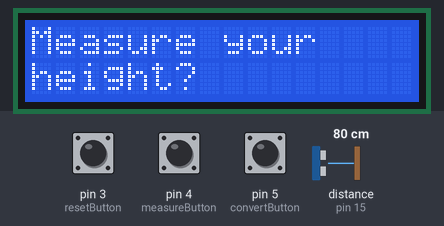
The sketch below on a simulated Arduino Uno, built with avr-gcc and run on an emulated ATmega328P. On the bench: 16×2 character LCD. The inputs (shaded band) are chosen by the test bench; at power-on: pin 5 (convertButton) HIGH, pin 4 (measureButton) HIGH, pin 3 (resetButton) HIGH, distance to the obstacle (sensor on pin 15) 80 cm. The echo pulse lasts 58.3 µs per cm; what the sketch prints to the serial monitor is not drawn.

Above: at 1.2 s.
1.3 s: pin 5 (convertButton) pulled LOW for 1 s
At 3.4 s:
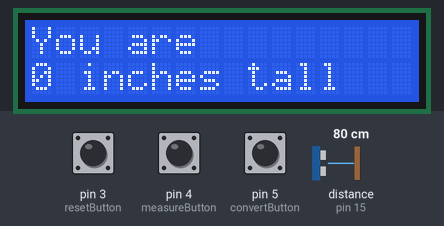
3.8 s: pin 4 (measureButton) pulled LOW for 0.15 s
At 4.9 s:
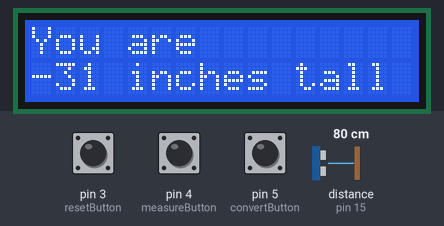
5.4 s: pin 5 (convertButton) pulled LOW for 0.15 s
At 6.1 s:
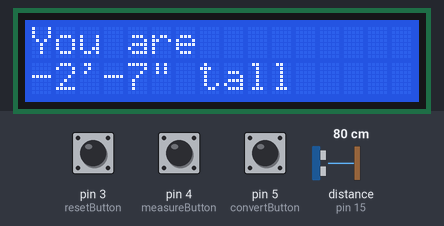
Timing chart, 0 to 8.4 s (numbered marks = the images above; inputs shaded):
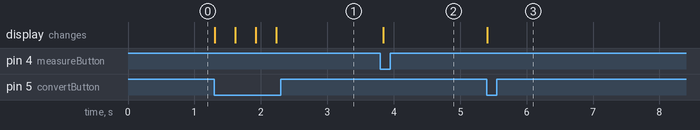

The sketch:

height_measurement.ino
```cpp
// Height Measurement Tool
// 2019.06.02
// Bret Wagner

#include "SR04.h"
#include <LiquidCrystal.h>
#define TRIG_PIN 14
#define ECHO_PIN 15
SR04 sr04 = SR04(ECHO_PIN, TRIG_PIN);
long distance;
long start;
long height;
long inches;
int feet;
int resetButton = 3;
int measureButton = 4;
int convertButton = 5;
int dataUnit = 0;

LiquidCrystal lcd(7, 8, 9, 10, 11, 12);

void setup() {
  // put your setup code here, to run once:
  Serial.begin(9600);
  pinMode(resetButton, INPUT_PULLUP);
  pinMode(measureButton, INPUT_PULLUP);
  pinMode(convertButton, INPUT_PULLUP);
  lcd.begin(16,2);
  lcd.print("Measure your");
  lcd.setCursor(0,1);
  lcd.print("height?");
}

void loop() {
  // put your main code here, to run repeatedly:
  if (digitalRead(resetButton) == LOW) {
    Serial.println("Tare button Pressed");
    tareMeasurement();
    delay(300);
  }

  if (digitalRead(measureButton) == LOW) {
    distance = sr04.Distance();
    height = start-distance;
    Serial.println("Measure button Pressed");
    displayData(height, dataUnit);
    delay(300);
  }

  if (digitalRead(convertButton) == LOW) {
    Serial.println("Convert button Pressed");
    dataUnit = switchUnit(dataUnit);
    displayData(height, dataUnit);
    delay(300);
  }
}

int switchUnit(int dataUnit) {
  if (dataUnit == 2) {
    dataUnit = 0;
  } else {
    dataUnit = dataUnit + 1;
  }
  Serial.print("data type ");
  Serial.println(dataUnit);
  return dataUnit;
}

void displayData(long height, int dataUnit) {
  clearLcd();
  lcd.print("You are");
  if (dataUnit == 0) {
    lcd.setCursor(0,1);
    lcd.print(height);
    lcd.print("cm tall");
    Serial.print(height);
    Serial.println("cm");
  } else if (dataUnit == 1) {
    inches = getInches(height);
    lcd.setCursor(0,1);
    lcd.print(inches);
    lcd.print(" inches tall");
    Serial.print(height);
    Serial.println("cm");
  } else if (dataUnit == 2) {
    feet = getFeet(height);
    inches = getInches(height);
    inches = inches % 12;
    lcd.setCursor(0,1);
    lcd.print(feet);
    lcd.print("'");
    lcd.print(inches);
    lcd.print("\" tall");
    Serial.print(height);
    Serial.println("cm");
  } else {
    lcd.setCursor(0,0);
    lcd.print("\0");
    lcd.setCursor(0,1);
    lcd.print("\0");
    Serial.println("Error");
  }
}

void clearLcd() {
  lcd.setCursor(0,0);
  lcd.print("                   ");
  lcd.setCursor(0,1);
  lcd.print("                   ");
  lcd.setCursor(0,0);
}

int getFeet(long height) {
  inches = height/2.54;
  feet = inches / 12;
  return feet;
}

int getInches(long height) {
  inches = height/2.54;
  return inches;
}


long tareMeasurement() {
  start = sr04.Distance();
  Serial.print(start);
  Serial.println("cm");
  return start;
}
```

SR04.cpp
```cpp
#include "SR04.h"

SR04::SR04(int echoPin, int triggerPin) {
    _echoPin = echoPin;
    _triggerPin = triggerPin;
    pinMode(_echoPin, INPUT);
    pinMode(_triggerPin, OUTPUT);
    _autoMode = false;
    _distance = 999;
}


long SR04::Distance() {
    long d = 0;
    _duration = 0;
    digitalWrite(_triggerPin, LOW);
    delayMicroseconds(2);
    digitalWrite(_triggerPin, HIGH);
    delayMicroseconds(10);
    digitalWrite(_triggerPin, LOW);
    delayMicroseconds(2);
    _duration = pulseIn(_echoPin, HIGH, PULSE_TIMEOUT);
    d = MicrosecondsToCentimeter(_duration);
    delay(25);
    return d;
}

long SR04::DistanceAvg(int wait, int count) {
    long min, max, avg, d;
    min = 999;
    max = 0;
    avg = d = 0;

    if (wait < 25) {
        wait = 25;
    }

    if (count < 1) {
        count = 1;
    }

    for (int x = 0; x < count + 2; x++) {
        d = Distance();

        if (d < min) {
            min = d;
        }

        if (d > max) {
            max = d;
        }

        avg += d;
    }

    // substract highest and lowest value
    avg -= (max + min);
    // calculate average
    avg /= count;
    return avg;
}

void SR04::Ping() {
    _distance = Distance();
}

long SR04::getDistance() {
    return _distance;
}

long SR04::MicrosecondsToCentimeter(long duration) {
    long d = (duration * 100) / 5882;
    //d = (d == 0)?999:d;
    return d;
}
```

SR04.h
```cpp
#ifndef SR04_H
#define SR04_H

#if defined(ARDUINO) && ARDUINO >= 100
	#include "Arduino.h"
#else
	#include "WProgram.h"
#endif
//#include "pins_arduino.h"

#include <inttypes.h>

#define PULSE_TIMEOUT 150000L	// 100ms
#define DEFAULT_DELAY 10
#define DEFAULT_PINGS 5
class SR04 {
public:

	/**
	* Constructor
	* Ultrasonic sensor SR04, four connections pins
	* VCC, ECHO, TRIGGER, GND
	* <br>
	* \param echoPin digital INPUT-Pin for measuring distance
	* \param triggerPin if 10us high a trigger signal is generated from
	*					SR04
	*
	* \return void
	*/
	SR04(int echoPin, int triggerPin);

	/**
	* Do a measurment for this sensor. Return distance as long
	* in centimenter
	* \return long distance in centimeter
	*/
	long Distance();

	/**
	* Do count measurents and calculate the average.
	* To avoid defilement from ow/high peaks, min/max values
	* are substracted from the average
	*
	* \param wait delay between measurements, default = DEFAULT_DELAY/ms
	* \param count number of measurements, default DEFAULT_PINGS
	* \return long distance in centimeter
	**/
	long DistanceAvg(int wait=DEFAULT_DELAY, int count=DEFAULT_PINGS);

	/**
	* Do only a ping. Get result with methode getDistance()
	*
	* \param keine
	*/
	void Ping() ;

	/**
	* return latest distance. Methode Ping() should be called before
	* \param keine
	* \return Distanz in Zentimeter
	*/
	long getDistance();


private:
	/**
	* Do the measurement calculation and return result in centimeter
	* SR04 measure echo time to obstacle and return way.
	* <br>
	* Sound travels with 340m/sec
	* <br>
	* Example: Obstace 100cm away from SR04. Measure time is 100cm to
	* obstacle and 100cm return = 200cm
	* <br>
	* 1sec = 1000ms = 1.000.000uS
	* 1.000.000 / 340 = Distance in microseconds for 100cm
	* 2941uS fuer 100cm = 5882 uS fuer 200cm
	*
	* duration / 5882 * 100 = distance in cm
	*/
	long MicrosecondsToCentimeter(long duration);

	long _currentDistance;
	int _echoPin, _triggerPin;
	long _duration, _distance;
	bool _autoMode;
};
#endif
```

Measured:
- after the input at 1.3 s, the display: changes at once (image 1)
- after the input at 3.8 s, the display: changes at once (image 2)
- after the input at 5.4 s, the display: changes at once (image 3)
